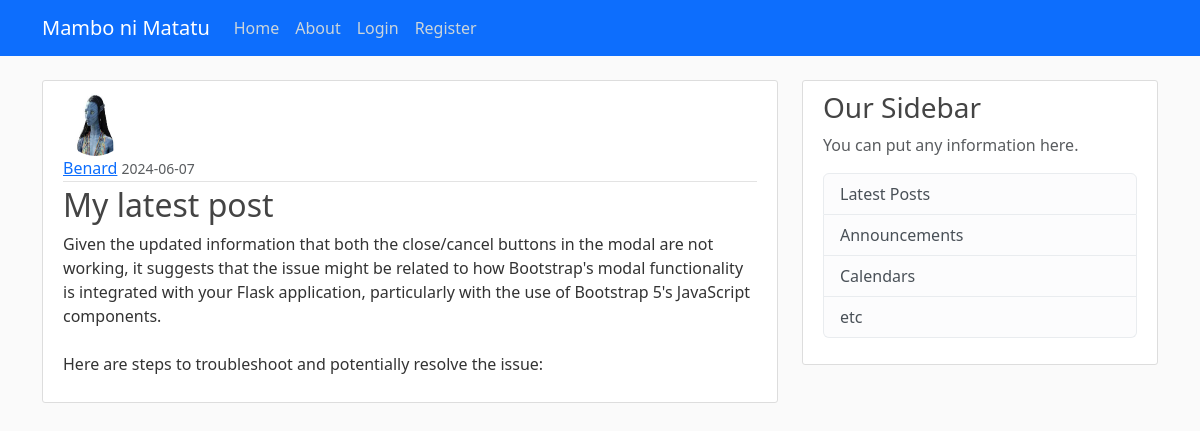
The page /post/29 on the database its author committed.
### app/models.py (models this page shows, shortened)
class User(db.Model, UserMixin):
    id = db.Column(db.Integer, primary_key=True)
    username = db.Column(db.String(12), unique=True, nullable=False)
    email = db.Column(db.String(120), unique=True, nullable=False)
    image_file = db.Column(db.String(20), nullable=False, default='default.jpg')
    password = db.Column(db.String(60), nullable=False)
    posts = db.relationship('Post', backref='author', lazy=True)

class Post(db.Model):
    id = db.Column(db.Integer, primary_key=True)
    title = db.Column(db.String(100), nullable=False)
    content = db.Column(db.Text, nullable=False)
    date_posted = db.Column(db.DateTime, nullable=False, default=datetime.utcnow)
    user_id = db.Column(db.Integer, db.ForeignKey('user.id'), nullable=False)

### app/routes.py (the view)
@app.route("/post/<int:post_id>")
def post(post_id):
    post = Post.query.get_or_404(post_id)
    return render_template('post.html', title=post.title, post=post)

### app/templates/post.html (shortened to what this page needs)
{% extends "base.html" %} {% block content %}
<article class="media content-section">
  <img
    class="rounded-circle article-img"
    src="{{ url_for('static', filename='profile_pics/' + post.author.image_file) }}"
  />
  <div class="media-body">
    <div class="article-metadata">
      <a
        class="mr-2"
        href="{{ url_for('user_posts', username=post.author.username) }}"
        >{{ post.author.username }}</a
      >
      <small class="text-muted"
        >{{ post.date_posted.strftime('%Y-%m-%d') }}</small
      >
    </div>
    <h2 class="article-title">{{ post.title }}</h2>
    <p class="article-content">{{ post.content }}</p>
  </div>
</article>
{% endblock content %}

### app/static/main.css (style rules this page uses)
body { background: #fafafa; color: #333333; margin-top: 5rem; }
h1, h2, h3, h4, h5, h6 { color: #444444; }
.content-section { background: #ffffff; padding: 10px 20px; border: 1px solid #dddddd; border-radius: 3px; margin-bottom: 20px; }
.article-title { color: #444444; }
.article-content { white-space: pre-line; }
.article-img { height: 65px; width: 65px; margin-right: 16px; }
.article-metadata { padding-bottom: 1px; margin-bottom: 4px; border-bottom: 1px solid #e3e3e3; }

### rows shown on the page
User: image_file (placeholder picture), author.username "Benard"
Post: date_posted "2024-06-07", title "My latest post", content "Given the updated information that both the close/cancel buttons in the modal are not working, it suggests that the issue might be related to how Bootstrap's modal functionality is integrated with your Flask application, particularly with the use of Bootstrap 5's JavaScript components. Here are steps to troubleshoot and potentially resolve the issue:"
